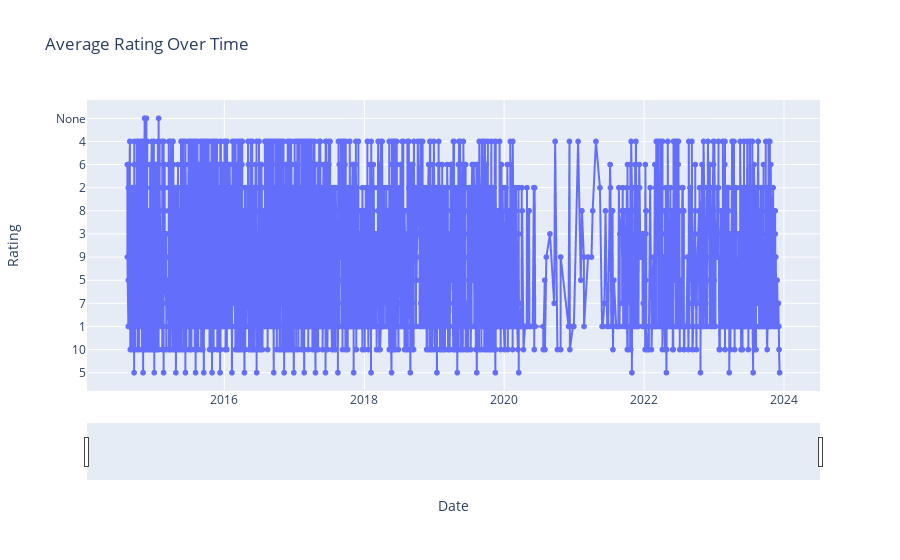

Notebook source saved alongside this figure:
### Code cell
import plotly.express as px

fig = px.line(df, x='date', y="stars", line_shape='linear', markers=True,
              labels={'stars': 'Average Rating'}, title='Average Rating Over Time')
fig.update_layout(xaxis_title='Date', yaxis_title='Rating', xaxis_rangeslider_visible=True).show()

### Figure 1 — Plotly figure (JSON) as saved in the notebook; plotly's stock layout.template omitted (floating-point values rounded to 4 significant figures; data arrays with more than 128 entries replaced by an {"elided": "..."} marker saying what was removed)
{"data": [{"hovertemplate": "date=%{x}<br>Average Rating=%{y}<extra></extra>", "legendgroup": "", "line": {"color": "#636efa", "dash": "solid", "shape": "linear"}, "marker": {"symbol": "circle"}, "mode": "lines+markers", "name": "", "showlegend": false, "type": "scattergl", "x": {"elided": "3500 str values"}, "xaxis": "x", "y": {"elided": "3500 str values"}, "yaxis": "y"}], "layout": {"legend": {"tracegroupgap": 0}, "title": {"text": "Average Rating Over Time"}, "xaxis": {"anchor": "y", "domain": [0, 1], "rangeslider": {"visible": true}, "title": {"text": "Date"}}, "yaxis": {"anchor": "x", "domain": [0, 1], "title": {"text": "Rating"}}}}
